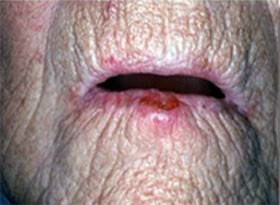
#> input picture data/original_images/CANCER/002.jpeg, 280 x 205 px; its folder holds 4 pictures in this run
$ python Segmentation.py
#> lines starting #> are read from the running program, lines starting #| are printed output that depends on the picture; after the words box and inside, x2 and y2 are one past the last pixel; in counts of white or black regions, pixels touching at a corner belong together
import os
import cv2
import numpy as np

def segment_and_save(image_path, output_path):
#> called with image_path = 'data/original_images/CANCER/002.jpeg', output_path = 'data/segmented_lesions/M_002.jpg'
    print(f"\n Processing: {image_path}")

    image = cv2.imread(image_path)
#> image is the input picture: shape (205, 280, 3); mean B, G, R 131.1, 130.2, 151.3

    if image is None:
        print("Could not read:", image_path)
        return

    image = cv2.fastNlMeansDenoisingColored(image, None, 10, 10, 7, 21)

    lab = cv2.cvtColor(image, cv2.COLOR_BGR2LAB)
#> lab: shape (205, 280, 3); mean of channels 0, 1, 2 141.9, 136.3, 130.7
    l, a, b = cv2.split(lab)
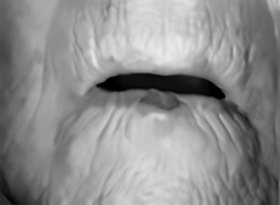
#> l: shape (205, 280); min 0, max 235, mean 141.9
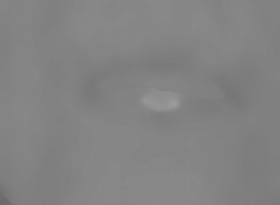
#> b: shape (205, 280); min 106, max 156, mean 130.7
    clahe = cv2.createCLAHE(clipLimit=3.0, tileGridSize=(8, 8))
    cl = clahe.apply(l)
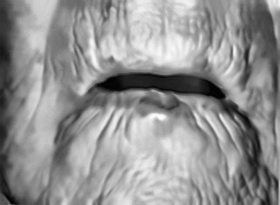
#> cl: shape (205, 280); min 2, max 254, mean 146.4
    merged = cv2.merge((cl, a, b))
#> merged: shape (205, 280, 3); mean of channels 0, 1, 2 146.4, 136.3, 130.7
    image = cv2.cvtColor(merged, cv2.COLOR_LAB2BGR)

    kernel = np.array([[0, -1, 0],
                       [-1, 5, -1],
                       [0, -1, 0]])
    image = cv2.filter2D(image, -1, kernel)
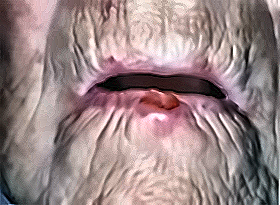
#> image: shape (205, 280, 3); mean B, G, R 135.2, 134.6, 155.8

    print("🖼️ Image shape:", image.shape)
#| 🖼️ Image shape: (205, 280, 3)

    gray = cv2.cvtColor(image, cv2.COLOR_BGR2GRAY)
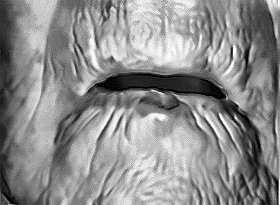
#> gray: shape (205, 280); min 0, max 255, mean 141
    _, mask = cv2.threshold(gray, 0, 255, cv2.THRESH_BINARY + cv2.THRESH_OTSU)
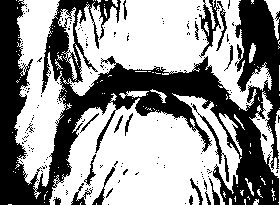
#> mask: shape (205, 280); 58.1% white; 175 black regions (155 under 20 px)

    debug_mask_path = output_path.replace('.jpg', '_mask.jpg')
    cv2.imwrite(debug_mask_path, mask)

    contours, _ = cv2.findContours(mask, cv2.RETR_EXTERNAL, cv2.CHAIN_APPROX_SIMPLE)
#> contours = 120 contours, 108 with area under 20; largest, box (x1, y1, x2, y2) and area: (49, 93, 242, 205) 14110, (62, 0, 272, 111) 10972, (14, 0, 66, 199) 5557, (249, 91, 280, 205) 762, (58, 7, 78, 81) 411
    print("🔍 Contours found:", len(contours))
#| 🔍 Contours found: 120

    if not contours:
        print("No contours found")
        return

    largest = max(contours, key=cv2.contourArea)
#> largest = contour of 694 points, box (x1, y1, x2, y2) (49, 93, 242, 205), area 14110
    area = cv2.contourArea(largest)
#> area = 14109.5
    print(" Largest area:", area)
#|  Largest area: 14109.5

    if area < 100:
        print("Area too small, skipping")
        return

    x, y, w, h = cv2.boundingRect(largest)
#> x = 49; y = 93; w = 193; h = 112
    lesion_crop = image[y:y + h, x:x + w]
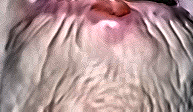
#> lesion_crop: shape (112, 193, 3); mean B, G, R 147.7, 146.9, 175.6
    cv2.imwrite(output_path, lesion_crop)
    print("Saved segmented image:", output_path)

if __name__ == "__main__":
    cancer_dir = 'data/original_images/CANCER/'
    non_cancer_dir = 'data/original_images/NON CANCER/'
    output_dir = 'data/segmented_lesions/'
    os.makedirs(output_dir, exist_ok=True)

    cv2.imwrite(os.path.join(output_dir, 'test_black.jpg'), np.zeros((100, 100, 3)))

    print("\nProcessing CANCER images...")
    for file in os.listdir(cancer_dir):
        if file.lower().endswith(('.jpg', '.jpeg', '.png')):
            input_path = os.path.join(cancer_dir, file)
            name = os.path.splitext(file)[0]
            output_path = os.path.join(output_dir, f"M_{name}.jpg")
            segment_and_save(input_path, output_path)
#> pass 2 of the loop `for file in os.listdir(cancer_dir):`:
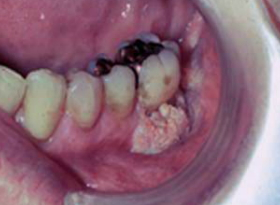
#> input picture data/original_images/CANCER/012.jpeg, 280 x 205 px
#> in segment_and_save, image is the input picture: shape (205, 280, 3); mean B, G, R 117.7, 101.7, 140.3
#> lab: shape (205, 280, 3); mean of channels 0, 1, 2 120.4, 146.7, 125.7
#> merged: shape (205, 280, 3); mean of channels 0, 1, 2 136.3, 146.7, 125.7
#| 🖼️ Image shape: (205, 280, 3)
#> in segment_and_save (call 2), `_, mask = cv2.threshold(gray, 0, 255, cv2.THRESH_BINARY + cv2.THRESH_O..`:
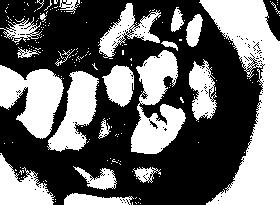
#> mask: shape (205, 280); 41.6% white; 183 white regions (162 under 20 px)
#> contours = 183 contours, 164 with area under 20; largest, box (x1, y1, x2, y2) and area: (199, 0, 280, 205) 7707, (131, 50, 186, 154) 3010, (0, 65, 64, 139) 2745, (47, 71, 99, 152) 2042, (0, 153, 55, 205) 1462
#| 🔍 Contours found: 183
#> largest = contour of 321 points, box (x1, y1, x2, y2) (199, 0, 280, 205), area 7707
#> area = 7707
#|  Largest area: 7707.0
#> x = 199; y = 0; w = 81; h = 205
#> in segment_and_save (call 2), `lesion_crop = image[y:y + h, x:x + w]`:
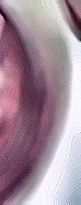
#> lesion_crop: shape (205, 81, 3); mean B, G, R 153.2, 139.3, 162.8
#> pass 3 of the loop `for file in os.listdir(cancer_dir):`:
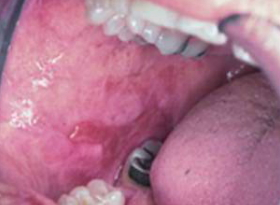
#> input picture data/original_images/CANCER/023.jpeg, 280 x 205 px
#> in segment_and_save, image is the input picture: shape (205, 280, 3); mean B, G, R 143.5, 118.8, 178.5
#> lab: shape (205, 280, 3); mean of channels 0, 1, 2 144.5, 155.2, 124.6
#> merged: shape (205, 280, 3); mean of channels 0, 1, 2 149.7, 155.2, 124.6
#| 🖼️ Image shape: (205, 280, 3)
#> in segment_and_save (call 3), `_, mask = cv2.threshold(gray, 0, 255, cv2.THRESH_BINARY + cv2.THRESH_O..`:
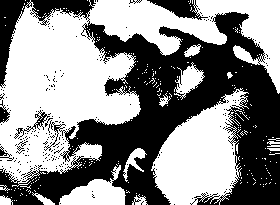
#> mask: shape (205, 280); 55.1% white; 245 black regions (240 under 20 px)
#> contours = 229 contours, 217 with area under 20; largest, box (x1, y1, x2, y2) and area: (0, 0, 280, 187) 22032, (151, 88, 249, 205) 6441, (59, 165, 126, 205) 1213, (174, 62, 205, 100) 468, (123, 148, 147, 182) 211
#| 🔍 Contours found: 229
#> largest = contour of 1237 points, box (x1, y1, x2, y2) (0, 0, 280, 187), area 22032
#> area = 22032.5
#|  Largest area: 22032.5
#> x = 0; w = 280; h = 187
#> in segment_and_save (call 3), `lesion_crop = image[y:y + h, x:x + w]`:
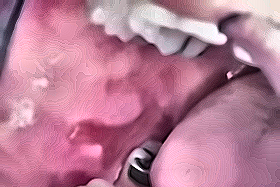
#> lesion_crop: shape (187, 280, 3); mean B, G, R 149.3, 124.8, 184.8
#> the loop made 4 passes; the first 3 are shown

    print("\n Processing NON-CANCER images...")
#> (the run stopped early here; a loop or call above may not have finished)
